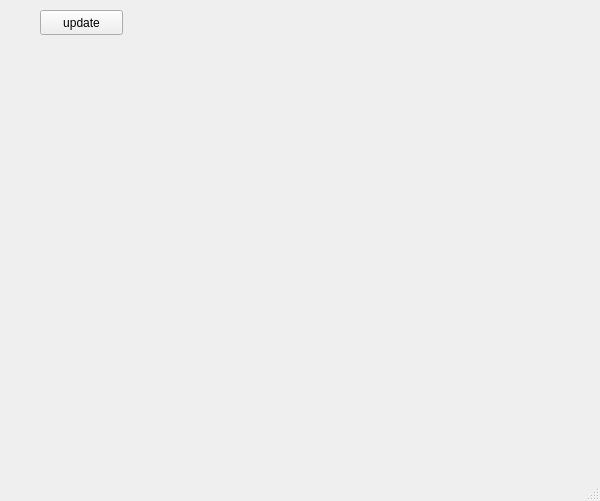
<?xml version="1.0" encoding="UTF-8"?>
<ui version="4.0">
 <class>MainWindow</class>
 <widget class="QMainWindow" name="MainWindow">
  <property name="geometry">
   <rect>
    <x>0</x>
    <y>0</y>
    <width>600</width>
    <height>501</height>
   </rect>
  </property>
  <property name="windowTitle">
   <string>MainWindow</string>
  </property>

  <widget class="QWidget" name="centralwidget">
   <widget class="QPushButton" name="update_button">
    <property name="geometry">
     <rect>
      <x>40</x>
      <y>10</y>
      <width>83</width>
      <height>25</height>
     </rect>
    </property>
    <property name="text">
     <string>update</string>
    </property>
   </widget>
   <widget class="Canvas" name="canvas" native="true">
    <property name="geometry">
     <rect>
      <x>20</x>
      <y>70</y>
      <width>551</width>
      <height>371</height>
     </rect>
    </property>
   </widget>
  </widget>
  <widget class="QMenuBar" name="menubar">
   <property name="geometry">
    <rect>
     <x>0</x>
     <y>0</y>
     <width>600</width>
     <height>22</height>
    </rect>
   </property>
  </widget>
  <widget class="QStatusBar" name="statusbar"/>
 </widget>
 <customwidgets>
  <customwidget>
   <class>Canvas</class>
   <extends>QWidget</extends>
   <header>canvas.h</header>
   <container>1</container>
  </customwidget>
 </customwidgets>
 <resources/>
 <connections/>
</ui>
